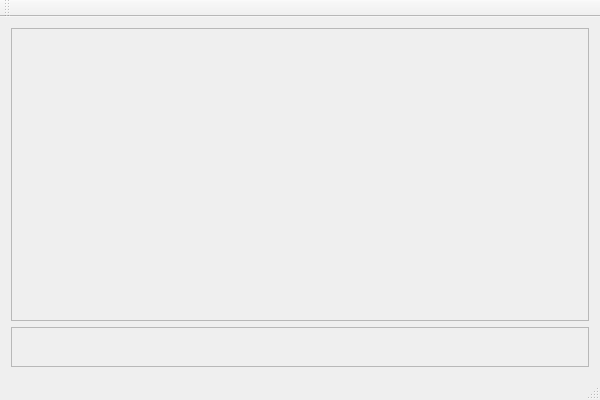
<?xml version="1.0" encoding="UTF-8"?>
<ui version="4.0">
 <class>Test11_9a_12_13Class</class>
 <widget class="QMainWindow" name="Test11_9a_12_13Class">
  <property name="geometry">
   <rect>
    <x>0</x>
    <y>0</y>
    <width>600</width>
    <height>400</height>
   </rect>
  </property>
  <property name="windowTitle">
   <string>Test11_9a_12_13</string>
  </property>
  <property name="tabShape">
   <enum>QTabWidget::Rounded</enum>
  </property>
  <widget class="QWidget" name="centralWidget">
   <layout class="QVBoxLayout" name="verticalLayout">
    <item>
     <widget class="MyOverlay" name="m_seekBar1">
      <property name="frameShape">
       <enum>QFrame::StyledPanel</enum>
      </property>
      <property name="frameShadow">
       <enum>QFrame::Raised</enum>
      </property>
     </widget>
    </item>
    <item>
     <widget class="MySlider" name="m_seekBar">
      <property name="maximumSize">
       <size>
        <width>600</width>
        <height>40</height>
       </size>
      </property>
      <property name="frameShape">
       <enum>QFrame::StyledPanel</enum>
      </property>
      <property name="frameShadow">
       <enum>QFrame::Raised</enum>
      </property>
     </widget>
    </item>
   </layout>
  </widget>
  <widget class="QMenuBar" name="menuBar">
   <property name="geometry">
    <rect>
     <x>0</x>
     <y>0</y>
     <width>600</width>
     <height>23</height>
    </rect>
   </property>
  </widget>
  <widget class="QToolBar" name="mainToolBar">
   <attribute name="toolBarArea">
    <enum>TopToolBarArea</enum>
   </attribute>
   <attribute name="toolBarBreak">
    <bool>false</bool>
   </attribute>
  </widget>
  <widget class="QStatusBar" name="statusBar"/>
 </widget>
 <layoutdefault spacing="6" margin="11"/>
 <customwidgets>
  <customwidget>
   <class>MySlider</class>
   <extends>QFrame</extends>
   <header>MySlider.h</header>
   <container>1</container>
  </customwidget>
  <customwidget>
   <class>MyOverlay</class>
   <extends>QFrame</extends>
   <header>MyOverlay.h</header>
   <container>1</container>
  </customwidget>
 </customwidgets>
 <resources>
  <include location="Test11_9a_12_13.qrc"/>
 </resources>
 <connections/>
</ui>
